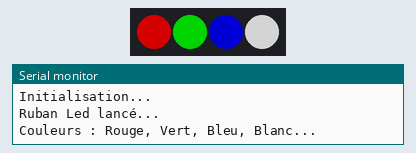
Bench run of a program on a simulated Arduino Uno, built with avr-gcc and run on an emulated ATmega328P. Shown: 4 RGB LEDs in strip order, left to right, the last lines printed to the serial monitor. Dim RGB values are drawn brighter than linear.

Above: at 2.5 s.
At 7.5 s:
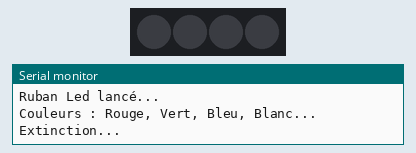
Timing chart, 0 to 13.0 s (numbered marks = the images above):
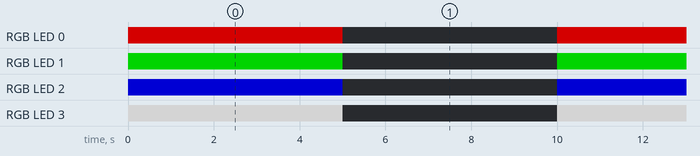

Measured:
- by itself, RGB LED 0: alternates RGB(128, 0, 0) for 5.0 s and off for 5.0 s
- by itself, RGB LED 1: alternates RGB(0, 128, 0) for 5.0 s and off for 5.0 s
- by itself, RGB LED 2: alternates RGB(0, 0, 128) for 5.0 s and off for 5.0 s
- by itself, RGB LED 3: alternates RGB(128, 128, 128) for 5.0 s and off for 5.0 s

The program:

main.cpp
```cpp
#include <Arduino.h>
#include <NeoPixelBus.h>  //pio lib -g install 547

const uint16_t NB_PIXELS = 4;
const uint8_t BROCHE_RGB = 19;
const uint8_t COULEUR_DE_SATURATION = 128;

NeoPixelBus<NeoRgbFeature, Neo800KbpsMethod> ruban(NB_PIXELS, BROCHE_RGB);

RgbColor ROUGE(COULEUR_DE_SATURATION, 0, 0);
RgbColor VERT(0, COULEUR_DE_SATURATION, 0);
RgbColor BLEU(0, 0, COULEUR_DE_SATURATION);
RgbColor BLANC(COULEUR_DE_SATURATION);
RgbColor NOIR(0);

HslColor HSL_ROUGE(ROUGE);
HslColor HSL_VERT(VERT);
HslColor HSL_BLEU(BLEU);
HslColor HSL_BLANC(BLANC);
HslColor HSL_NOIR(NOIR);

void setup()
{
    Serial.begin(115200);
    while (!Serial);
    Serial.println();
    Serial.println("Initialisation...");

    ruban.Begin();
    ruban.Show();
    Serial.println("Ruban Led lancé...");
    Serial.println();
}


void loop()
{
    Serial.println("Couleurs : Rouge, Vert, Bleu, Blanc...");

    ruban.SetPixelColor(0, ROUGE);
    ruban.SetPixelColor(1, VERT);
    ruban.SetPixelColor(2, BLEU);
    ruban.SetPixelColor(3, BLANC);
    ruban.Show();

    delay(5000);

    Serial.println("Extinction...");

    for(int indice = 0 ; indice < NB_PIXELS ; indice ++)
        ruban.SetPixelColor(indice, NOIR);

    ruban.Show();

    delay(5000);

    Serial.println("Couleurs HSL : Rouge, Vert, Bleu, Blanc...");

    ruban.SetPixelColor(0, HSL_ROUGE);
    ruban.SetPixelColor(1, HSL_VERT);
    ruban.SetPixelColor(2, HSL_BLEU);
    ruban.SetPixelColor(3, HSL_BLANC);
    ruban.Show();

    delay(5000);

    Serial.println("Extinction HSL...");

    for(int indice = 0 ; indice < NB_PIXELS ; indice ++)
        ruban.SetPixelColor(indice, HSL_NOIR);

    ruban.Show();

    delay(5000);
}
```
